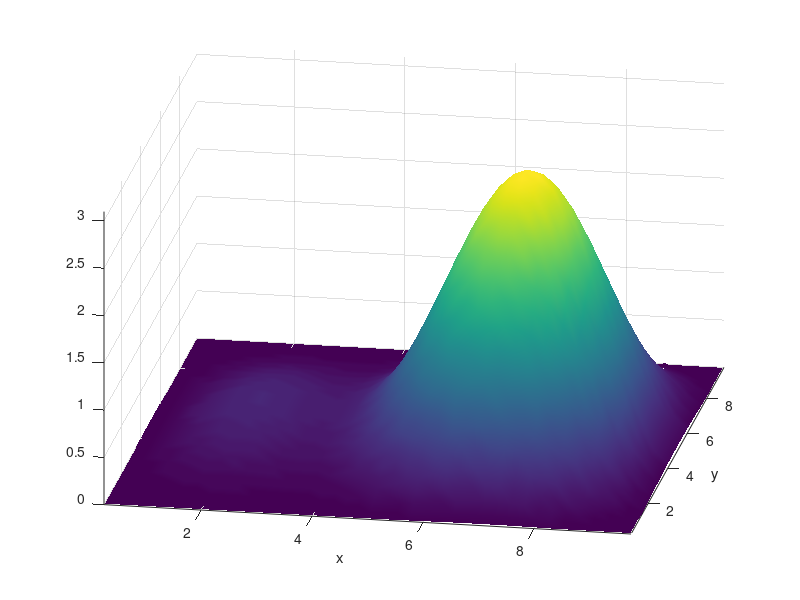

Write the MATLAB code that produced this figure.
% Constants for the simulation
hbar = 1;
m = 1;
w = 5;

L = 10; % length of the space
d = 0.25; % spatial step
dt = 0.3; % time step
N = L/d-1;

% Crank-Nicolson methods
% A*psi(n+1) = B*psi(n)
% psi(n+1) = A^-1*B*psi(n)
% Because it's in 2D, each matrix is now N^2 x N^2... they get pretty big
r = -hbar/(2*m*sqrt(-1))*dt/(d^2);
s = dt/(sqrt(-1)*hbar);

VV_x = zeros(N^2, 1);
VV_y = zeros(N^2, 1);

% Potential matrix
VV = sparse(N^2, N^2);

for x_i = 1:N
  x = (x_i-1)*d;
  for y_i = 1:N
    y = (y_i-1)*d;
    ind_x = y_i+(x_i-1)*N;
    ind_y = x_i+(y_i-1)*N;
    if x < 0.4*L || x > 0.6*L
      #VV(ind, ind) = 0;
    else
      #VV(ind, ind) = c;
    end
  end
end

A = diag(ones(N, 1)*2*r, 0) + diag(ones(N-1, 1)*(-r/2), -1)+ diag(ones(N-1, 1)*(-r/2), 1);

% Left hand side
AA = sparse(N^2, N^2);
for n = 1:N
  AA((n-1)*N+1:n*N, (n-1)*N+1:n*N) = sparse(A);
  if n != 1
    AA((n-1)*N+1:n*N, (n-2)*N+1:(n-1)*N) = -r/2*speye(N);
  end
  if n != N
    AA((n-1)*N+1:n*N, n*N+1:(n+1)*N) = -r/2*speye(N);
  end
end
MM = inv(speye(N^2)+AA-s/2*VV)*(speye(N^2)-AA+s/2*VV);


next_psi = zeros(N*N,1);
for x_i = 1:N
  x = (x_i)*d;
  for y_i = 1:N
    y = (y_i)*d;
    ind = y_i + (x_i-1)*N;
    c0 = 0.1;
    width = (c0*L);
    kx0 = 2.1;
    #ky0 = 1;
    eex = sqrt(2/width)*(x-0.3*L);
    #eey = sqrt(2/width)*(y-L/2);
    %next_psi(ind) = 0.5*e^(-(eex^2)/2+sqrt(-1)*kx0*eex)*sin(pi/L*y);
    next_psi(ind) = (sin(pi/L*x)+sin(2*pi/L*x))*sin(pi/L*y);
  end
end

figure;
xyval = d:d:L-d;
zplot = surf(xyval, xyval, reshape(abs(next_psi).^2, [N, N]), 'EdgeColor', 'None', 'facecolor', 'interp');
axis([d, L-d, d, L-d, 0, max(abs(next_psi).^2)])
xlabel('x')
ylabel('y')
view(10, 30)

psi_star = zeros(N^2, 1);
for t_i = 1:200
  t = t_i*dt;
  next_psi = MM*next_psi;
  
  set(zplot, 'ZData', reshape(abs(next_psi).^2, [N, N]));
  set(zplot, 'CData', reshape(abs(next_psi).^2, [N, N]));
  drawnow
end
